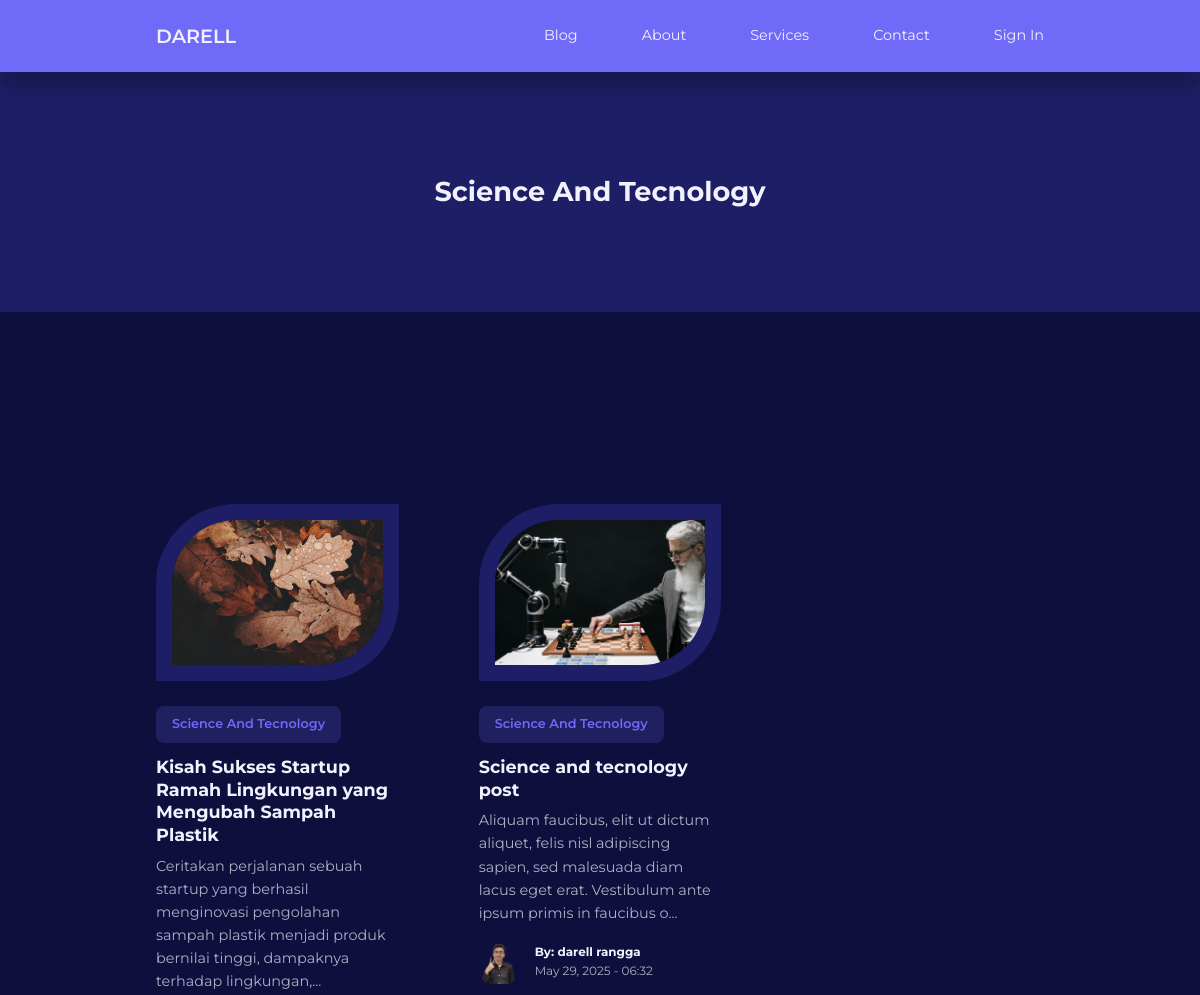
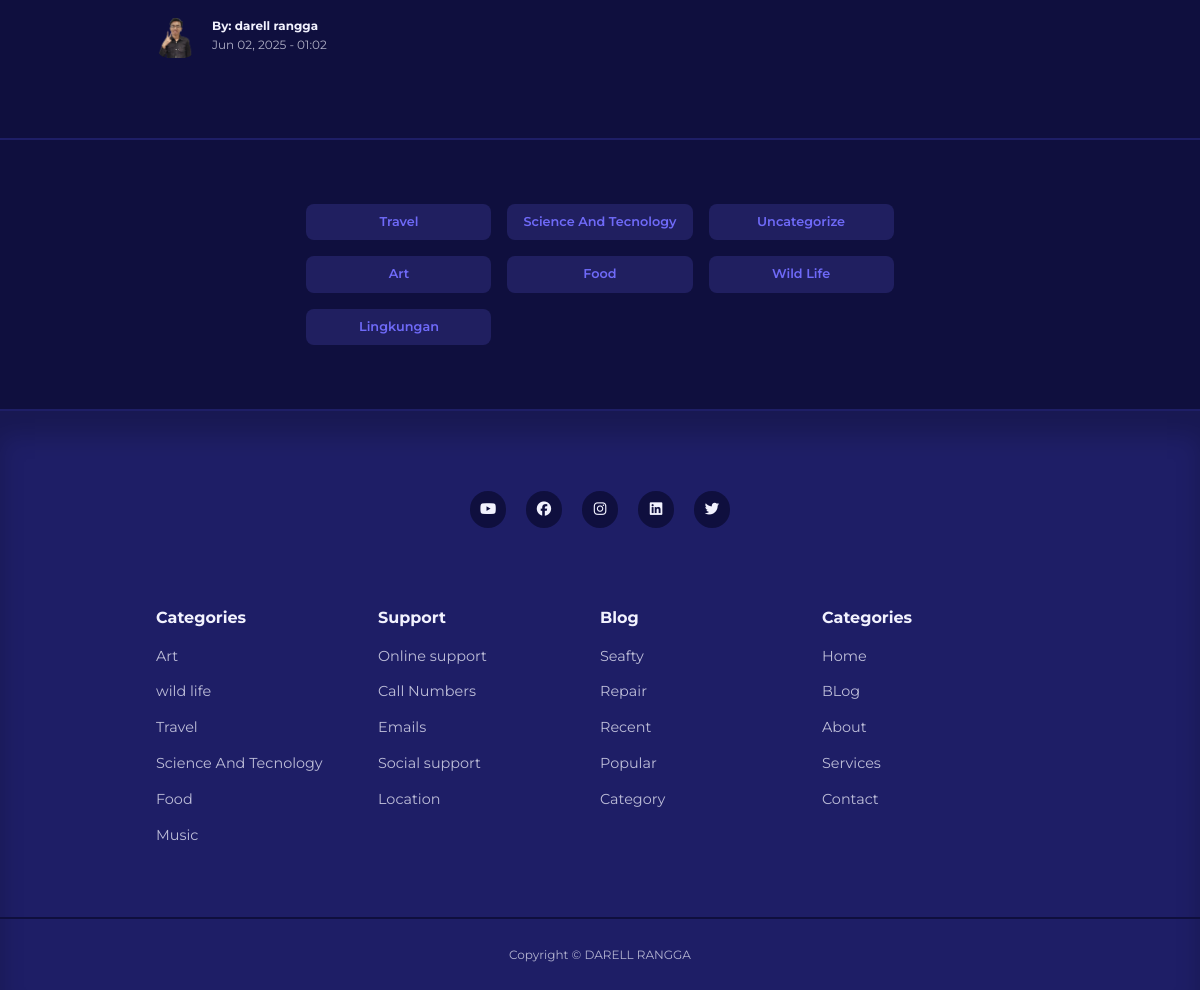
The page /category-posts.php?id=4 on the database its author committed (2 pictures, top to bottom).
### tables this page shows
CREATE TABLE `categories` (
  `id` int UNSIGNED NOT NULL,
  `title` varchar(50) NOT NULL,
  `description` text NOT NULL
);

CREATE TABLE `posts` (
  `id` int NOT NULL,
  `title` varchar(255) NOT NULL,
  `body` text NOT NULL,
  `thumbnail` varchar(255) NOT NULL,
  `date_time` timestamp NOT NULL DEFAULT CURRENT_TIMESTAMP,
  `category_id` int UNSIGNED DEFAULT NULL,
  `author_id` int UNSIGNED NOT NULL,
  `is_featured` tinyint(1) NOT NULL
);

CREATE TABLE `users` (
  `id` int UNSIGNED NOT NULL,
  `firstname` varchar(50) NOT NULL,
  `lastname` varchar(50) NOT NULL,
  `username` varchar(50) NOT NULL,
  `email` varchar(100) NOT NULL,
  `password` varchar(255) NOT NULL,
  `avatar` varchar(255) NOT NULL,
  `is_admin` tinyint(1) NOT NULL
);

### category-posts.php (the view, shortened to what this page needs)
<?php
include 'partials/header.php';
if (isset($_GET['id'])) {
  $id = filter_var($_GET['id'], FILTER_SANITIZE_NUMBER_INT);
  $query = "SELECT * FROM posts WHERE category_id = $id ORDER BY date_time DESC";
  $posts = mysqli_query($conn, $query);
} else {
  header('location:' . ROOT_URL . 'blog.php');
  die();
}
?>
<header class="category-title">
  <h2>
    <?php
    $category_query = "SELECT * FROM categories WHERE id = $id";
    $category_result = mysqli_query($conn, $category_query);
    $category = mysqli_fetch_assoc($category_result);
    echo $category['title'];
    ?>
  </h2>
</header>
<?php if (mysqli_num_rows($posts) > 0) : ?>
  <section class="posts">
    <div class="container posts-container">
      <?php while ($post = mysqli_fetch_assoc($posts)) : ?>
        <article class="post">
          <div class="post-thumbnail">
            <img src="./images/<?= $post['thumbnail']; ?> " />
          </div>
          <div class="post-info">
            <a href="<?= ROOT_URL ?>category-posts.php?id=<?= $post['category_id']; ?>" class="category-button">
              <?= $category['title']; ?></a>
            <h3 class="post-title">
              <a href="<?= ROOT_URL ?>posts.php?id=<?= $post['id']; ?>; ?>"><?= $post['title']; ?></a>
            </h3>
            <p class="post-body">
              <?= substr($post['body'], 0, 150); ?>...
            </p>
            <div class="post-author">
              <?php
              $author_id = $post['author_id'];
              $author_query = "SELECT * FROM users WHERE id = $author_id";
              $author_result = mysqli_query($conn, $author_query);
              $author = mysqli_fetch_assoc($author_result);
              ?>
              <div class="post-author-avatar">
                <img src="./images/<?= $author['avatar']; ?>" />
              </div>
              <div class="post-author-info">
                <h5>By: <?= "{$author['firstname']} {$author['lastname']}"; ?></h5>
                <small>
                  <?= date("M d, Y - H:i", strtotime($post['date_time'])); ?>
                </small>
              </div>
            </div>
          </div>
        </article>
      <?php endwhile ?>
    </div>
  </section>
<?php else : ?>
  <div class="alert-message error lg">
    <p style="text-align: center;">Tidak ditemukan post dalam kategori ini</p>
  </div>
<?php endif ?>
<section class="category-buttons">
  <div class="container category-buttons-container">
    <?php
    $all_categories = "SELECT * FROM categories";
    $all_categories_result = mysqli_query($conn, $all_categories);
    ?>
    <?php while ($category = mysqli_fetch_assoc($all_categories_result)) : ?>
      <a href="<?= ROOT_URL; ?>category-posts.php?id=<?= $category['id']; ?>" class="category-button"><?= $category['title']; ?></a>
    <?php endwhile ?>
  </div>
</section>
<?php
include 'partials/footer.php';
?>

### rows shown on the page
categories: title "Science And Tecnology"
posts: thumbnail (picture), category.title "Science And Tecnology", title "Kisah Sukses Startup Ramah Lingkungan yang Mengubah Sampah Plastik", body "Ceritakan perjalanan sebuah startup yang berhasil menginovasi pengolahan sampah plastik menjadi produk bernilai tinggi, dampaknya terhadap lingkungan,", author.avatar (picture), author.firstname "darell", author.lastname "rangga", date_time "Jun 02, 2025 - 01:02"
posts: thumbnail (picture), category.title "Science And Tecnology", title "Science and tecnology post", body "Aliquam faucibus, elit ut dictum aliquet, felis nisl adipiscing sapien, sed malesuada diam lacus eget erat. Vestibulum ante ipsum primis in faucibus o", author.avatar (picture), author.firstname "darell", author.lastname "rangga", date_time "May 29, 2025 - 06:32"
categories: title "Travel"
categories: title "Uncategorize"
categories: title "Art"
categories: title "Food"
categories: title "Wild Life"
categories: title "Lingkungan"
